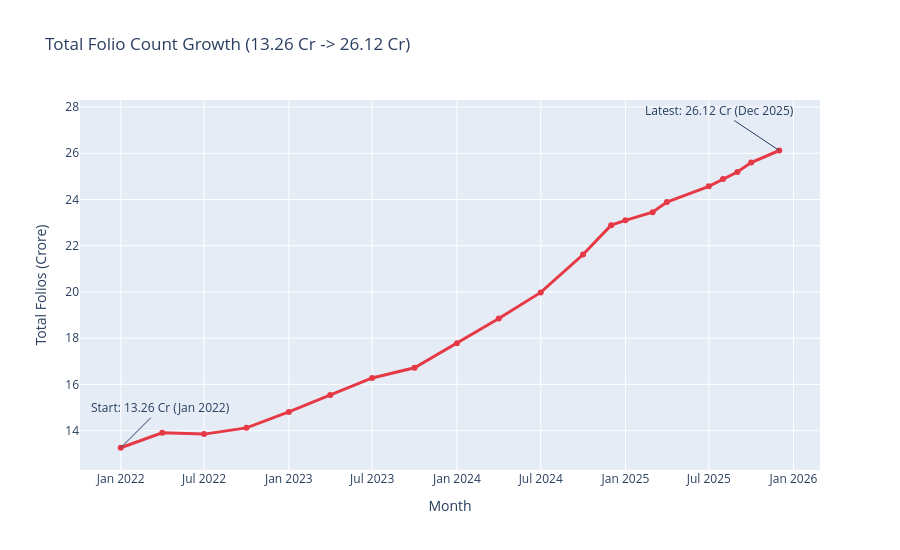

The notebook cell this image was saved under:
### Markdown cell above
## 7. Folio Count Growth (Jan 2022 – Dec 2025)

### Code cell
fig = px.line(folio_counts, x='month', y='total_folios_crore',
              title='Total Folio Count Growth (13.26 Cr -> 26.12 Cr)', markers=True)
fig.update_traces(line_color='#E63946', line_width=3)

start = folio_counts.iloc[0]
end = folio_counts.iloc[-1]
fig.add_annotation(x=start['month'], y=start['total_folios_crore'],
                    text=f"Start: {start['total_folios_crore']} Cr (Jan 2022)", showarrow=True, ax=40, ay=-40)
fig.add_annotation(x=end['month'], y=end['total_folios_crore'],
                    text=f"Latest: {end['total_folios_crore']} Cr (Dec 2025)", showarrow=True, ax=-60, ay=-40)

fig.update_layout(height=550, xaxis_title='Month', yaxis_title='Total Folios (Crore)')
try:
    fig.write_image(CHART_DIR + "07_folio_count_growth.png", scale=2)
except Exception as e:
    print("Note: PNG export needs Chrome+kaleido installed locally. Skipped here:", e)
fig.show()

### Figure 1 — Plotly figure (JSON) as saved in the notebook; plotly's stock layout.template omitted (floating-point values rounded to 4 significant figures)
{"data": [{"hovertemplate": "month=%{x}<br>total_folios_crore=%{y}<extra></extra>", "legendgroup": "", "line": {"color": "#E63946", "dash": "solid", "width": 3}, "marker": {"symbol": "circle"}, "mode": "lines+markers", "name": "", "orientation": "v", "showlegend": false, "type": "scatter", "x": ["2022-01-01T00:00:00.000000", "2022-04-01T00:00:00.000000", "2022-07-01T00:00:00.000000", "2022-10-01T00:00:00.000000", "2023-01-01T00:00:00.000000", "2023-04-01T00:00:00.000000", "2023-07-01T00:00:00.000000", "2023-10-01T00:00:00.000000", "2024-01-01T00:00:00.000000", "2024-04-01T00:00:00.000000", "2024-07-01T00:00:00.000000", "2024-10-01T00:00:00.000000", "2024-12-01T00:00:00.000000", "2025-01-01T00:00:00.000000", "2025-03-01T00:00:00.000000", "2025-04-01T00:00:00.000000", "2025-07-01T00:00:00.000000", "2025-08-01T00:00:00.000000", "2025-09-01T00:00:00.000000", "2025-10-01T00:00:00.000000", "2025-12-01T00:00:00.000000"], "xaxis": "x", "y": [13.26, 13.91, 13.85, 14.12, 14.81, 15.54, 16.28, 16.72, 17.78, 18.85, 19.98, 21.62, 22.89, 23.1, 23.45, 23.89, 24.57, 24.89, 25.19, 25.6, 26.12], "yaxis": "y"}], "layout": {"annotations": [{"ax": 40, "ay": -40, "showarrow": true, "text": "Start: 13.26 Cr (Jan 2022)", "x": "2022-01-01T00:00:00", "y": 13.26}, {"ax": -60, "ay": -40, "showarrow": true, "text": "Latest: 26.12 Cr (Dec 2025)", "x": "2025-12-01T00:00:00", "y": 26.12}], "height": 550, "legend": {"tracegroupgap": 0}, "title": {"text": "Total Folio Count Growth (13.26 Cr -> 26.12 Cr)"}, "xaxis": {"anchor": "y", "domain": [0.0, 1.0], "title": {"text": "Month"}}, "yaxis": {"anchor": "x", "domain": [0.0, 1.0], "title": {"text": "Total Folios (Crore)"}}}}
